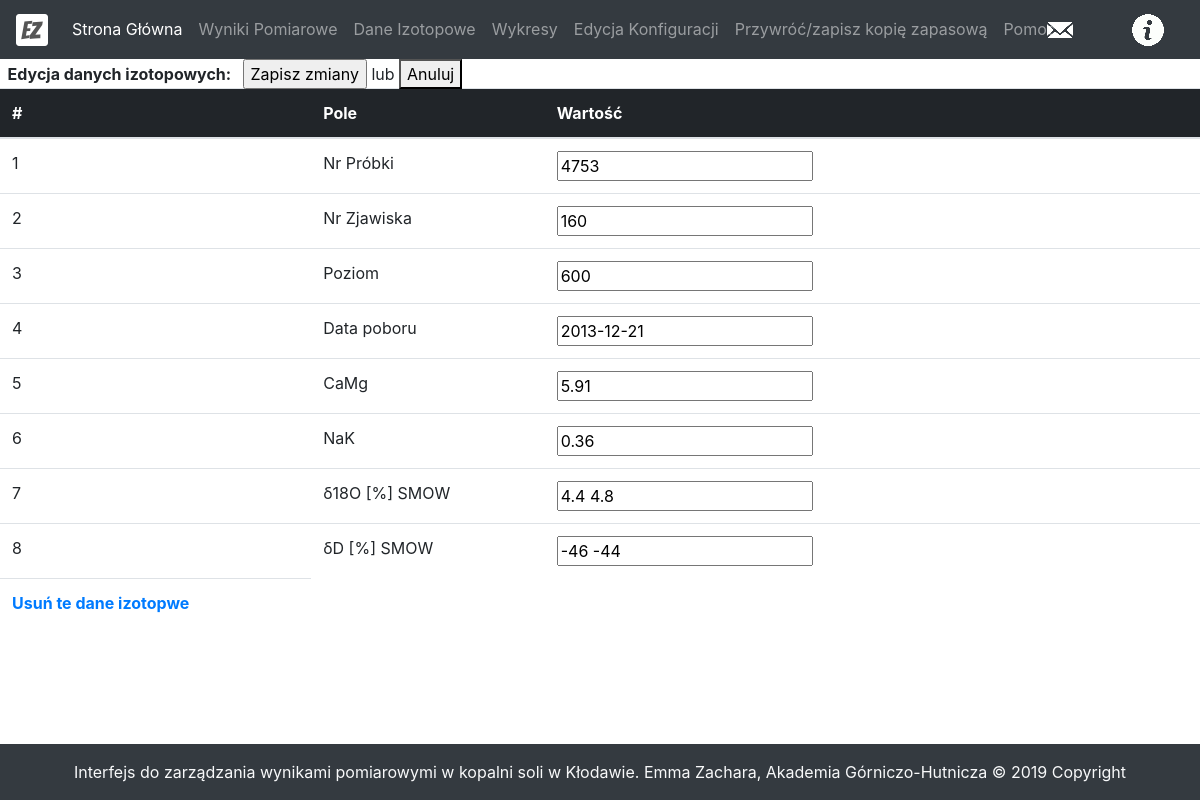
/editIsotope/93, run on the app's committed database.
### tables this page shows
CREATE TABLE izotopy(
 id INTEGER PRIMARY KEY AUTOINCREMENT,
 nr_probki	VARCHAR,
 nr_zjawiska VARCHAR,
 data_poboru VARCHAR,
 camg VARCHAR,
 nak VARCHAR,
 d18o VARCHAR,
 dd VARCHAR
, poziom TEXT);

### main.py (the view)
@app.route('/editIsotope/<int:id>', methods = ['GET', 'POST'])
def editIsotope(id):
    edited = False
    if request.method == 'POST':
        edited = True
        updateIsotope(id, request.form)
    isotope = getIsotope(id)
    isotopes = [isotope]
    convertNulls(isotopes, character='')
    return render_template('editIsotope.html', isotope=isotopes[0], edited=edited)

### dbUtils.py (called while the page is built)
def dict_factory(cursor, row):
    d = OrderedDict()
    for idx, col in enumerate(cursor.description):
        d[col[0]] = row[idx]
    return d

def getIsotope(id):
    conn = sqlite3.connect('data.db')
    cursor = conn.cursor()
    query = 'select * from izotopy where id = {0}'.format(id)
    for row in cursor.execute(query):
        r = row
    isotope = dict_factory(cursor, r)
    conn.close()
    return isotope

def convertNulls(sampleList, character='--'):
    for index, sample in enumerate(sampleList):
        for key, value in sample.items():
            if value==None:
                sampleList[index][key]=character

### templates/editIsotope.html (shortened to what this page needs)
{% extends 'layout.html' %}
{% block body %}
	<div>
		<form method="POST" action="/editIsotope/{{isotope.id}}">
			<table class="table">
				<thead>
					<tr>
						<div>
							<b>&nbsp; Edycja danych izotopowych: &nbsp; </b>
							<input type="submit" value="Zapisz zmiany">&nbsp;lub <b><a href="javascript:history.back()"><button type="button">Anuluj</button></b> &nbsp
						</div>
					</tr>
					<tr>
						<th>#</th>
						<th>Pole</th>
						<th>Wartość</th>
						<th></th>
						<th></th>
						<th></th>
						<th></th>
						<th></th>
						<th></th>
					</tr>
				</thead>
  				<tbody>
  				  <tr>
					  <td>1</td>
					  <td>Nr Próbki</td>
					  <td><input type="text" name="nr_probki" value="{{isotope.nr_probki}}"></td>
					  <td></td>
					  <td></td>
					  <td></td>
					  <td></td>
					  <td></td>
					  <td></td>
  				  </tr>
				  <tr>
					  <td>2</td>
					  <td>Nr Zjawiska</td>
					  <td><input type="text" name="nr_zjawiska" value="{{isotope.nr_zjawiska}}"></td>
					  <td></td>
					  <td></td>
					  <td></td>
					  <td></td>
					  <td></td>
					  <td></td>
  				  </tr>
				  <tr>
					  <td>3</td>
					  <td>Poziom</td>
					  <td><input type="text" name="poziom" value="{{isotope.poziom}}"></td>
					  <td></td>
					  <td></td>
					  <td></td>
					  <td></td>
					  <td></td>
					  <td></td>
  				  </tr>
				  <tr>
					  <td>4</td>
					  <td>Data poboru</td>
					  <td><input type="text" name="data_poboru" value="{{isotope.data_poboru}}"></td>
					  <td></td>
					  <td></td>
					  <td></td>
					  <td></td>
					  <td></td>
					  <td></td>
  				  </tr>
				  <tr>
					  <td>5</td>
					  <td>CaMg</td>
					  <td><input type="text" name="camg" value="{{isotope.camg}}"></td>
					  <td></td>
					  <td></td>
					  <td></td>
					  <td></td>
					  <td></td>
					  <td></td>
  				  </tr>
				  <tr>
					  <td>6</td>
					  <td>NaK</td>
					  <td><input type="text" name="nak" value="{{isotope.nak}}"></td>
					  <td></td>
					  <td></td>
					  <td></td>
					  <td></td>
					  <td></td>
					  <td></td>
  				  </tr>
				  <tr>
					  <td>7</td>
					  <td>δ18O [%] SMOW</td>
					  <td><input type="text" name="d18o" value="{{isotope.d18o}}"></td>
					  <td></td>
					  <td></td>
					  <td></td>
					  <td></td>
					  <td></td>
					  <td></td>
  				  </tr>
				  <tr>
					  <td>8</td>
					  <td>δD [%] SMOW</td>
					  <td><input type="text" name="dd" value="{{isotope.dd}}"></td>
					  <td></td>
					  <td></td>
					  <td></td>
					  <td></td>
					  <td></td>
					  <td></td>
  				  </tr>
				  <tr>
					  <td><b><a href="/deleteIsotope/{{isotope.id}}">Usuń te dane izotopwe</a></b></td>
				  </tr>
				</tbody>
			</table>
		</form>
	</div>
{% endblock %}

### static/style.css (style rules this page uses)
table { border-collapse: collapse; width: 100%; }
th, td { padding: 8px 16px; }
th { color: #fff; background-color: #212529; border-color: #32383e; }

### data on the page
izotopy: nr_probki "4753", nr_zjawiska "160", poziom "600", data_poboru "2013-12-21", camg "5.91", nak "0.36", d18o "4.4 4.8", dd "-46 -44"
